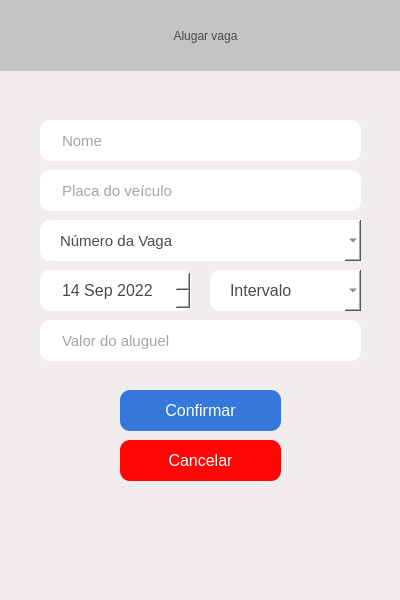
<?xml version="1.0" encoding="UTF-8"?>
<ui version="4.0">
 <class>AlugarVaga</class>
 <widget class="QMainWindow" name="AlugarVaga">
  <property name="geometry">
   <rect>
    <x>0</x>
    <y>0</y>
    <width>400</width>
    <height>600</height>
   </rect>
  </property>
  <property name="minimumSize">
   <size>
    <width>400</width>
    <height>600</height>
   </size>
  </property>
  <property name="maximumSize">
   <size>
    <width>400</width>
    <height>600</height>
   </size>
  </property>
  <property name="cursor">
   <cursorShape>ArrowCursor</cursorShape>
  </property>
  <property name="windowTitle">
   <string>Sistema de estacionamento - Alugar</string>
  </property>
  <property name="windowIcon">
   <iconset>
    <normaloff>imagens/seguro-de-automovel.png</normaloff>imagens/seguro-de-automovel.png</iconset>
  </property>
  <property name="styleSheet">
   <string notr="true">background-color: rgb(242, 237, 237);
color: rgb(75, 74, 74);</string>
  </property>
  <widget class="QWidget" name="centralwidget">
   <widget class="QLabel" name="label">
    <property name="geometry">
     <rect>
      <x>-10</x>
      <y>0</y>
      <width>431</width>
      <height>71</height>
     </rect>
    </property>
    <property name="styleSheet">
     <string notr="true">background-color: rgb(196, 196, 196);
color: rgb(75, 74, 74);
font: 24pt &quot;Segoe UI&quot;;
padding: 10px;
border:none;</string>
    </property>
    <property name="text">
     <string>Alugar vaga</string>
    </property>
    <property name="alignment">
     <set>Qt::AlignCenter</set>
    </property>
   </widget>
   <widget class="QPushButton" name="btnConfirmar">
    <property name="geometry">
     <rect>
      <x>120</x>
      <y>390</y>
      <width>161</width>
      <height>41</height>
     </rect>
    </property>
    <property name="font">
     <font>
      <pointsize>12</pointsize>
     </font>
    </property>
    <property name="cursor">
     <cursorShape>PointingHandCursor</cursorShape>
    </property>
    <property name="styleSheet">
     <string notr="true">background-color: rgb(53, 119, 218);
border: none;
border-radius:10px;
color: rgb(255, 255, 255);</string>
    </property>
    <property name="text">
     <string>Confirmar</string>
    </property>
   </widget>
   <widget class="QPushButton" name="btnCancelar">
    <property name="geometry">
     <rect>
      <x>120</x>
      <y>440</y>
      <width>161</width>
      <height>41</height>
     </rect>
    </property>
    <property name="font">
     <font>
      <pointsize>12</pointsize>
     </font>
    </property>
    <property name="cursor">
     <cursorShape>PointingHandCursor</cursorShape>
    </property>
    <property name="styleSheet">
     <string notr="true">background-color: #FF0505;
border: none;
border-radius:10px;
color: rgb(255, 255, 255);</string>
    </property>
    <property name="text">
     <string>Cancelar</string>
    </property>
   </widget>
   <widget class="QComboBox" name="numeroVaga">
    <property name="geometry">
     <rect>
      <x>40</x>
      <y>220</y>
      <width>321</width>
      <height>41</height>
     </rect>
    </property>
    <property name="font">
     <font>
      <pointsize>11</pointsize>
     </font>
    </property>
    <property name="cursor">
     <cursorShape>PointingHandCursor</cursorShape>
    </property>
    <property name="styleSheet">
     <string notr="true">border-radius:10px;
background-color:white;
color: rgb(75, 74, 74);
padding-left: 20px;
text-align:center;</string>
    </property>
    <property name="editable">
     <bool>false</bool>
    </property>
    <property name="placeholderText">
     <string>Número da Vaga</string>
    </property>
    <item>
     <property name="text">
      <string>01</string>
     </property>
    </item>
    <item>
     <property name="text">
      <string>02</string>
     </property>
    </item>
    <item>
     <property name="text">
      <string>03</string>
     </property>
    </item>
    <item>
     <property name="text">
      <string>04</string>
     </property>
    </item>
    <item>
     <property name="text">
      <string>05</string>
     </property>
    </item>
    <item>
     <property name="text">
      <string>06</string>
     </property>
    </item>
    <item>
     <property name="text">
      <string>07</string>
     </property>
    </item>
    <item>
     <property name="text">
      <string>08</string>
     </property>
    </item>
    <item>
     <property name="text">
      <string>09</string>
     </property>
    </item>
    <item>
     <property name="text">
      <string>10</string>
     </property>
    </item>
    <item>
     <property name="text">
      <string>11</string>
     </property>
    </item>
    <item>
     <property name="text">
      <string>12</string>
     </property>
    </item>
    <item>
     <property name="text">
      <string>13</string>
     </property>
    </item>
    <item>
     <property name="text">
      <string>14</string>
     </property>
    </item>
    <item>
     <property name="text">
      <string>15</string>
     </property>
    </item>
    <item>
     <property name="text">
      <string>16</string>
     </property>
    </item>
    <item>
     <property name="text">
      <string>17</string>
     </property>
    </item>
    <item>
     <property name="text">
      <string>18</string>
     </property>
    </item>
    <item>
     <property name="text">
      <string>19</string>
     </property>
    </item>
    <item>
     <property name="text">
      <string>20</string>
     </property>
    </item>
   </widget>
   <widget class="QLineEdit" name="nomeCliente">
    <property name="geometry">
     <rect>
      <x>40</x>
      <y>120</y>
      <width>321</width>
      <height>41</height>
     </rect>
    </property>
    <property name="font">
     <font>
      <family>Segoe UI</family>
      <pointsize>11</pointsize>
      <weight>50</weight>
      <italic>false</italic>
      <bold>false</bold>
     </font>
    </property>
    <property name="styleSheet">
     <string notr="true">background-color: rgb(255, 255, 255);
font: 11pt &quot;Segoe UI&quot;;
padding-left: 20px;
border-radius:10px;
color: rgb(75, 74, 74);</string>
    </property>
    <property name="text">
     <string/>
    </property>
    <property name="placeholderText">
     <string>Nome</string>
    </property>
   </widget>
   <widget class="QLineEdit" name="placa">
    <property name="geometry">
     <rect>
      <x>40</x>
      <y>170</y>
      <width>321</width>
      <height>41</height>
     </rect>
    </property>
    <property name="font">
     <font>
      <family>Segoe UI</family>
      <pointsize>11</pointsize>
      <weight>50</weight>
      <italic>false</italic>
      <bold>false</bold>
     </font>
    </property>
    <property name="styleSheet">
     <string notr="true">background-color: rgb(255, 255, 255);
font: 11pt &quot;Segoe UI&quot;;
padding-left: 20px;
border-radius:10px;
color: rgb(75, 74, 74);</string>
    </property>
    <property name="text">
     <string/>
    </property>
    <property name="placeholderText">
     <string>Placa do veículo</string>
    </property>
   </widget>
   <widget class="QComboBox" name="intervaloAluguel">
    <property name="geometry">
     <rect>
      <x>210</x>
      <y>270</y>
      <width>151</width>
      <height>41</height>
     </rect>
    </property>
    <property name="font">
     <font>
      <pointsize>12</pointsize>
     </font>
    </property>
    <property name="styleSheet">
     <string notr="true">border-radius:10px;
background-color:white;
color: rgb(75, 74, 74);
padding-left: 20px;
text-align:center;</string>
    </property>
    <property name="placeholderText">
     <string>Intervalo</string>
    </property>
    <item>
     <property name="text">
      <string>08:00 - 09:00</string>
     </property>
    </item>
    <item>
     <property name="text">
      <string>09:00 - 10:00</string>
     </property>
    </item>
    <item>
     <property name="text">
      <string>10:00 - 11:00</string>
     </property>
    </item>
    <item>
     <property name="text">
      <string>11:00 - 12:00</string>
     </property>
    </item>
    <item>
     <property name="text">
      <string>12:00 - 13:00</string>
     </property>
    </item>
    <item>
     <property name="text">
      <string>13:00 - 14:00</string>
     </property>
    </item>
    <item>
     <property name="text">
      <string>14:00 - 15:00</string>
     </property>
    </item>
    <item>
     <property name="text">
      <string>15:00 - 16:00</string>
     </property>
    </item>
    <item>
     <property name="text">
      <string>16:00 - 17:00</string>
     </property>
    </item>
    <item>
     <property name="text">
      <string>17:00 - 18:00</string>
     </property>
    </item>
    <item>
     <property name="text">
      <string>18:00 - 19:00</string>
     </property>
    </item>
    <item>
     <property name="text">
      <string>19:00 - 20:00</string>
     </property>
    </item>
    <item>
     <property name="text">
      <string>20:00 - 21:00</string>
     </property>
    </item>
    <item>
     <property name="text">
      <string>21:00 - 22:00</string>
     </property>
    </item>
    <item>
     <property name="text">
      <string>22:00 - 23:00</string>
     </property>
    </item>
   </widget>
   <widget class="QDateEdit" name="dataAluguel">
    <property name="geometry">
     <rect>
      <x>40</x>
      <y>270</y>
      <width>151</width>
      <height>41</height>
     </rect>
    </property>
    <property name="font">
     <font>
      <pointsize>12</pointsize>
     </font>
    </property>
    <property name="styleSheet">
     <string notr="true">border-radius:10px;
background-color:white;
color: rgb(75, 74, 74);
padding-left: 20px;
text-align:center;</string>
    </property>
    <property name="minimumDateTime">
     <datetime>
      <hour>12</hour>
      <minute>0</minute>
      <second>0</second>
      <year>2022</year>
      <month>9</month>
      <day>14</day>
     </datetime>
    </property>
   </widget>
   <widget class="QLineEdit" name="valorAluguel">
    <property name="geometry">
     <rect>
      <x>40</x>
      <y>320</y>
      <width>321</width>
      <height>41</height>
     </rect>
    </property>
    <property name="font">
     <font>
      <family>Segoe UI</family>
      <pointsize>11</pointsize>
      <weight>50</weight>
      <italic>false</italic>
      <bold>false</bold>
     </font>
    </property>
    <property name="styleSheet">
     <string notr="true">background-color: rgb(255, 255, 255);
font: 11pt &quot;Segoe UI&quot;;
padding-left: 20px;
border-radius:10px;
color: rgb(75, 74, 74);</string>
    </property>
    <property name="text">
     <string/>
    </property>
    <property name="placeholderText">
     <string>Valor do aluguel</string>
    </property>
   </widget>
  </widget>
  <widget class="QMenuBar" name="menubar">
   <property name="geometry">
    <rect>
     <x>0</x>
     <y>0</y>
     <width>400</width>
     <height>22</height>
    </rect>
   </property>
  </widget>
  <widget class="QStatusBar" name="statusbar"/>
 </widget>
 <resources/>
 <connections/>
</ui>
